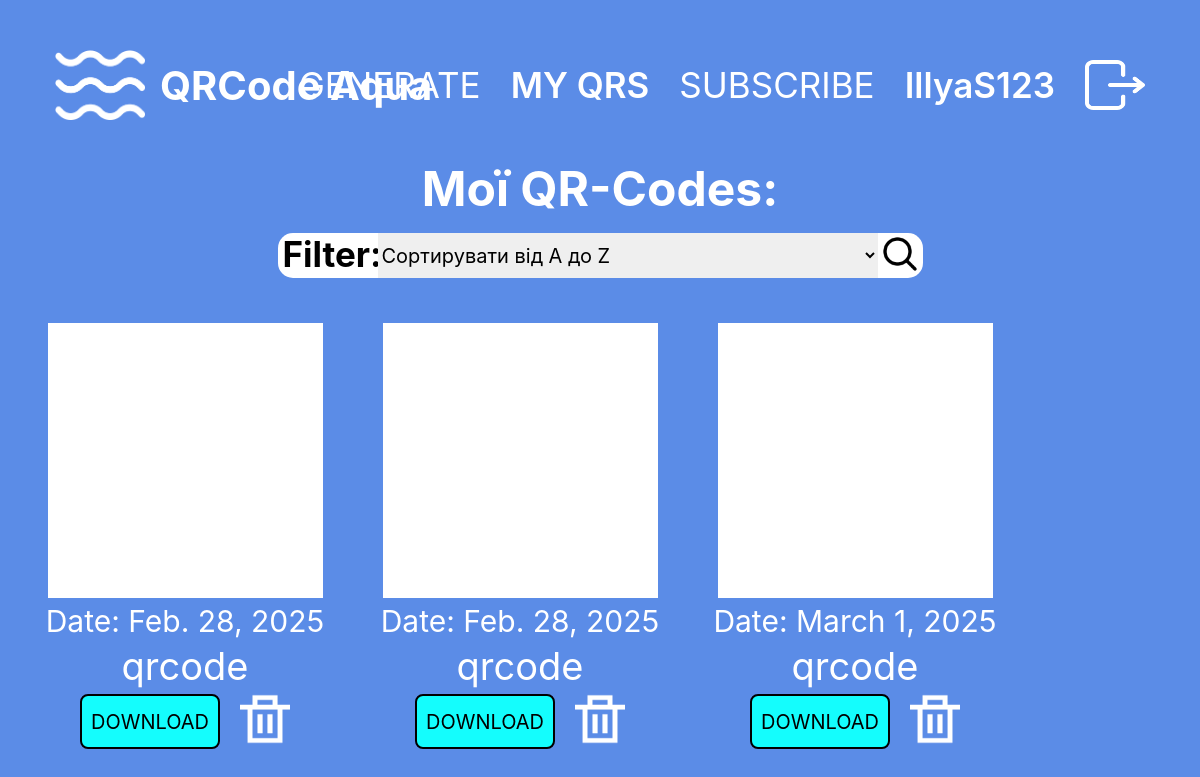
The app's page /my_qrs/ (signed in) with its own data.
### create_qrc/models.py (models this page shows, shortened)
class QRcodes(models.Model):
    name = models.CharField(max_length=255)
    description = models.TextField(null=True)
    date = models.DateField(auto_now=True)
    qrcode_img = models.ImageField(upload_to='images/qrcodes')
    user = models.ForeignKey(Profile, on_delete=models.CASCADE)
    subscribe_created = models.ForeignKey(Subscribe, on_delete=models.CASCADE, null=True)
    url = models.TextField(null=True)
    date_delete = models.DateTimeField(null=True)

### my_qrs/views.py (the view, shortened to what this page needs)
# urls.py: path('my_qrs/', render_my_qrs, name="my_qrs")
def render_my_qrs(request: HttpRequest):
    sorting_type = "a-z"
    popup_alert= False
    delete_name = None
    delete_qrcode = 0
    if sorting_type == "a-z":
        qrcodes = QRcodes.objects.filter(user_id= Profile.objects.filter(user_id= request.user.id)[0].id).order_by('name')
    elif sorting_type == "z-a":
        qrcodes = QRcodes.objects.filter(user_id= Profile.objects.filter(user_id= request.user.id)[0].id).order_by('-name')
    elif sorting_type == "from-today":
        qrcodes = QRcodes.objects.filter(user_id= Profile.objects.filter(user_id= request.user.id)[0].id).order_by('-date')
    elif sorting_type == "from-old":
        qrcodes = QRcodes.objects.filter(user_id= Profile.objects.filter(user_id= request.user.id)[0].id).order_by('date')
    return render(request, "my_qrs/my_qrs.html", context={"is_auth": True, "username": request.user, "qrcodes": qrcodes, 'popup_alert': popup_alert, 'delete_name': delete_name,'delete_qrcode':delete_qrcode})

### my_qrs/templates/my_qrs/my_qrs.html (shortened to what this page needs)
{% extends "base.html" %}
{% load static %}
{% block head %}
    <link rel="stylesheet" href="{% static 'my_qrs/css/my_qrs.css' %}">
{% endblock %}
{% block content %}
    <div class="header">
        <h2 class="my_qrs">Мої QR-Codes:</h2>
        <form method="post" class="filters">
            <h3 class="filter">Filter:</h3>
            <select name="sorting-type" class="filter_input">
                <option value="a-z">Сортирувати від A до Z</option>
            </select>
            <button class="search_button" name="button" value="filter" type="submit">
                <img class="search_img" src="{% static 'my_qrs/imgs/search.png' %}" alt="search">
            </button>
        </form>
    </div>
    {% if qrcodes %}
        <div class="qr-codes">
            {% for qrcode in qrcodes %}
                <div class="qrcode">
                    <img src="{{ qrcode.qrcode_img.url }}" style="width: 275px; height:275px;">
                    <p class="date-creation">Date: {{ qrcode.date }}</p>
                    <p class="title-qr-code">{{ qrcode.name }}</p>
                    <div>
                        <a href="{{ qrcode.qrcode_img.url }}" class="download" download="">Download</a>
                        <form method="post">
                            <button class="delete" name="button" value="delete-{{ qrcode.name }}-{{ qrcode.id }}">
                                <img src="{% static 'my_qrs/imgs/delete.png' %}">
                            </button>
                        </form>
                    </div>
                </div>
            {% endfor %}
        </div>
    {% else %}
        <div class="without-qrcodes-div">
            <h5 class="without-qrcodes">У вас немає жодного QRкода</h5>
        </div>
    {% endif %}
{% endblock %}

### templates/base.html (shortened to what this page needs)
{% load static %}
<!DOCTYPE html>
    <html lang="en">
    <head>
        {% block head %}{% endblock %}
        <link rel="stylesheet" href="{% static 'css/style.css' %}">
    </head>
    <body>
        <header class="without-auth">
            <div class="logo-title">
                <img src="{% static 'images/wave.png' %}" alt="">
                <a href="/" style="text-decoration: none; text-transform:none;">
                    <h1 class="title">QRCode Aqua</h1>
                </a>
            </div>
                <div class="links">
                    {% if not is_auth %}
                        <a href="{% url 'login' %}" class="login-url">Log in</a>
                        <a href="{% url 'registration' %}" class="registration-url">Sign Up</a>
                    {% else %}
                        <a href="{% url 'generate' %}" class="generate-url">Generate</a>
                        <a href="{% url 'my_qrs' %}" class="my-qrs-url">My qrs</a>
                        <a href="{% url 'subscribes' %}" class="subscribe-url">Subscribe</a>
                        <p class="username">{{ username  }}</p>
                        <a href="{% url 'logout' %}" class = "logout-url"><img class = "logout-image" src="{% static 'images/logout.png' %}" alt="logout"></a>
                    {% endif %}
                </div>
            </header>
        {% block content %}
        {% endblock %}
    </body>
</html>

### my_qrs/static/my_qrs/css/my_qrs.css (style rules this page uses)
h2 { font-family: 'Inter'; font-size: 48px; line-height: 58px; color: #FFFFFF; }
.my-qrs-url { font-weight: 600; }
.qr-codes { display: flex; width: 100%; flex-wrap: wrap; flex-direction: row; justify-content: start; align-items: center; padding: 30px; gap: 25px; }
.date-creation { font-family: 'Inter'; font-size: 30px; text-align: center; color: #FFFFFF; }
.title-qr-code { font-family: 'Inter'; font-size: 38px; line-height: 45px; text-align: center; color: #FFFFFF; }
.download { display: flex; flex-direction: row; justify-content: center; align-items: center; padding: 10px; gap: 10px; width: 140px; height: 55px; background: #14FDFD; border-radius: 8px; font-family: "Inter"; font-size: 20px; color: black; border: black 2px solid; }
.qrcode { display: flex; width: 310px; flex-direction: column; align-items: center; padding: 15px 0px; gap: 5px; font-family: "Inter"; font-size: 20px; }
.qrcode div { display: flex; justify-content: center; align-items: center; gap: 20px; }
.qrcode div img { width: 50px; height: 50px; }
.delete { border: none; background-color: #5B8CE7; }
.header { margin: auto; display: flex; flex-direction: column; align-items: center; justify-content: center; gap: 15px; }
.filters { display: flex; flex-direction: row; height: 45px; justify-content: center; align-items: center; }
.filter { font-family: 'Inter'; font-size: 500; font-size: 35px; padding: 5px; padding-top: 0px; background-color: #FFFFFF; height: 100%; width: 100px; border-radius: 15px 0px 0px 15px; }
.filter_input { font-family: 'Inter'; font-size: 500; font-size: 20px; height: 100%; width: 500px; border-radius: 0px; border: none; }
.search_button { width: 45px; height: 45px; border: 0px; background-color: #FFFFFF; border-radius: 0px 15px 15px 0px; }
.search_img { width: 40px; height: 40px; }

### static/css/style.css (style rules this page uses)
* { padding: 0; margin: 0; box-sizing: border-box; }
body { background-color: #5B8CE7; }
.without-auth { display: flex; width: 98vw; height: 160px; background-color: #5B8CE7; justify-content: center; align-items: center; padding: 40px; }
.title { color: #FFFFFF; font-size: 40px; font-family: "Inter"; }
img { width: 90px; height: 70px; }
.links { position: absolute; right: 55px; top: 25px; display: flex; align-items: center; height: 120px; gap: 30px; }
a { color: white; font-size: 35px; font-family: "Inter"; text-transform: uppercase; color: #FFFFFF; text-decoration: none; }
.logo-title { position: absolute; left: 55px; top: 25px; display: flex; align-items: center; height: 120px; gap: 15px; }
.username { color: #FFFFFF; font-family: 'Inter'; font-style: normal; font-weight: 600; font-size: 35px; line-height: 48px; }
.logout-url { display: flex; justify-content: center; align-items: center; width: 60px; height: 50px; }
.logout-image { width: 100%; height: 100%; }

### records on screen
QRcodes: qrcode_img (picture), date "Feb. 28, 2025", name "qrcode"
QRcodes: qrcode_img (picture), date "Feb. 28, 2025", name "qrcode"
QRcodes: qrcode_img (picture), date "March 1, 2025", name "qrcode"

### other values on screen
{{ username }} "IllyaS123"
